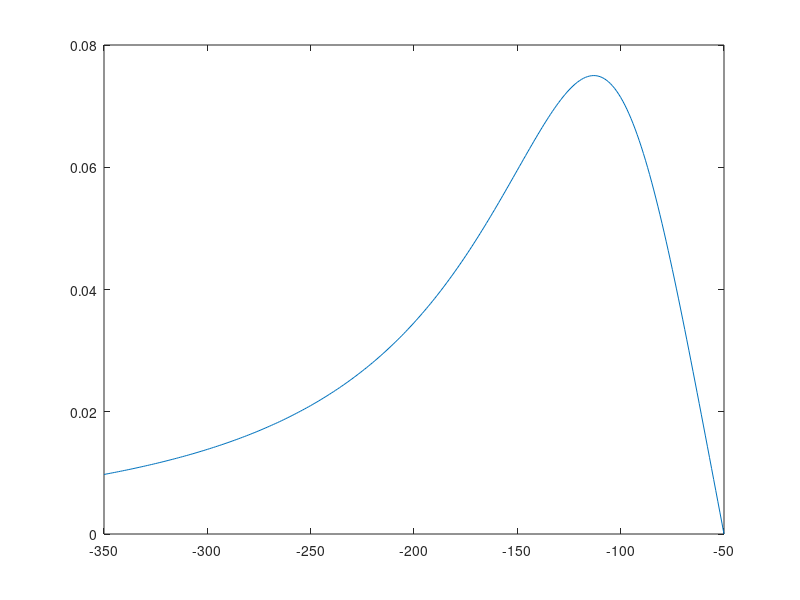

This chart was generated by the following MATLAB code: (Note: this script raises an error after producing the figure.)
% Bingchen Liu July 2,2025
% Version: include slope bottom 
% This code generate the vorticity forcing using Falk's method with
% cross-shore: uniform forcing  
% alongshore: Fourier components in alongshore
% Time: AR1 in time in 3rd dimension

% Forcing decomposition G = Psi0*Psim1*Psim2 
% Psi0: background forcing with given Swb
% G0: magnitude from G0
% W: width/envolope function


addpath(genpath('/home/n2kumar/MAT_Mytoolbox/jlab/'));

clearvars -except test
close all

%% initial setup

slp =0.02; %beach slope 

Ly=1500;
dy=1;
Lsz=350;
dx=1;
t_tot= 100;
dt=1;
x_max = -50;%shore line location so that the domain does go to 0 to prevent h=0
x=-Lsz:dx:x_max;
nx=length(x);
y=0:dy:Ly;
ny=length(y);
t=0:dt:t_tot;
nt = length(t);
h_deep = slp*Lsz;
h=x.*(-slp);
g= 9.81; %gravitational constant 
Tp = 14;
ky0_nond= 1.4*10^(-2);
Irb=0.2;
ky0 = ky0_nond./(Irb*h);


%% generate ky
[X,Y]=meshgrid(x,y);

if mod(ny,2)==0
    ky=[-ny/2+1:1:ny/2 ]';    
else
    ky=[-(ny-1)/2:1:(ny-1)/2 ]';
end
ky=ky/Ly;
%ky=ky(abs(ky)<=0.2); %add ky limit to 0.2cmp
dky=ky(2)-ky(1);


%% get the magnitude function G0 first
mxx0=.075;
x00=100;
bb=x00/2^(1/3);
aa=mxx0*2^(1/3)*1.5/bb;
G0=aa*(-X+x_max)./(1+((-X+x_max)/bb).^3); %G0 magnitude function
G0 = repmat(G0,1,1,nt);
plot(x,G0(1,:,1))

%% ========> generate decorrelation time scale tau and c 

G0_nond = G0(1,:,1)/max(G0(1,:,1));
tau = sqrt(h/g).*(0.027*exp(4.37*G0_nond)+1.28);
%tau = sqrt(h/g);
c_phase = sqrt(g.*h);
ctau = tau.*c_phase; %c*tau scaling for dx

%% get Weibull spectra (S_wb)
%ky0=.02;%peF_comp alongshore wavenumber

phi=2*pi*rand(size(ky)); %random phase for the Fourier component(Note: needs to be the same for all x) 

for xloc = 1:nx
    S_wb(:,xloc)=make_WB(ky,ky0(xloc));
    var0=sum(S_wb(:,xloc))*dky; % the variance I think I should get
    S_wb(:,xloc) = S_wb(:,xloc) / var0; % the variance should now be 1 % becasue int (S_wb dky) = 1 here
    F_comp(:,xloc)=(2*ny*S_wb(:,xloc)).^.5.*exp(1i*phi); % Fourier component with random phase; Ny is for Matlab fft scaling
    Psi(:,xloc) = real(ifft(ifftshift(F_comp(:,xloc))));
end 

figure()
pcolorcen(X,Y,Psi);
xlabel('x(m)')
ylabel('y(m)')
title('IFFT of Fourier compoments')




%%%%%%%%%%%%%% check Psi using S_wb --> should be the same 
[f1,S1] = fft_data(Psi(:,1),dy);
[f2,S2] = fft_data(Psi(:,280),dy);

figure()
subplot(121)
loglog(f1,S1,ky,2*S_wb(:,1))
legend('loc1','Theory')
xlabel('k_y(m^{-1})')
ylabel('Spectra energy')
subplot(122)
loglog(f2,S2,ky,2*S_wb(:,280))
legend('loc1','Theory')
xlabel('k_y(m^{-1})')
ylabel('Spectra energy')


%% follow the wave crest and update all var 
nwave= round(t_tot/Tp);%total number waves want to include in the simulation. Generally >t_tot/Tp
active_wave = zeros(nwave,nt);
x_wave = -Lsz*ones(nwave,nt);
b_wave = zeros(nwave,nt); % b term that represents stochastic processes



for ind_wave = 1:nwave %initilize all waves only when it's time (set beginning properties)
    active_wave(ind_wave,round((ind_wave-1)*Tp)+1:end)=1;
    b_wave(ind_wave,round((ind_wave-1)*Tp)+1)=randn(1,1); %initilize b term for only the first step
end 


x_wave(:,1)=-350; %initial locaiton of the wave crest 
for ind_wave = 1:nwave
    for tind = 1:nt-1
        if active_wave(ind_wave,tind) == 1 %only propagate wave when it's its turn
            x_wave(ind_wave,tind+1) = x_wave(ind_wave,tind)+ 1.1*dt*sqrt(g*(-slp*x_wave(ind_wave,tind))); %1.1 is the scaling factor
            if x_wave(ind_wave,tind+1) >x_max %if wave is in the domain 
            active_wave(ind_wave,tind+1:end) = 0; %deactive the wave if it's outside of the domain
            end 
        end 
    end 
end 

x_wave= round(x_wave);

% figure()
% imagesc(active_wave)
% xlabel('time (s)')
% ylabel('index for waves')
% title('Active map')
% 
% 
% figure()
% imagesc(x_wave)
% xlabel('time (s)')
% ylabel('index for waves')
% title('Wave location')
% cb=colorbar;
% cb.Label.String = 'Wave location (m)';

%% %%%%%%%%%%%%%%%%%%%%%%%%%%%%%%%%% make b term %%%%%%%%%%%%%%%%%%%%%%%%%%
for ind_wave = 1:nwave
    for tind = 2:nt-1
        if active_wave(ind_wave,tind)==1 %only start propagate b forward if current b is known
            xloc = x_wave(ind_wave,tind);
            tau_loc = interp1(x,tau,xloc);
            b_wave(ind_wave,tind+1) = (1-dt/tau_loc)*b_wave(ind_wave,tind+1)+dt*sqrt(2/tau_loc)*randn(1,1);
        end 

    end 
end 

% then turn b_wave to 3D matrix, b_wave_tot that has dimension same as curlFbr, i.e.,
% fill in the b_wave_tot with elements in b_wave


%% %%%%%%%%%%%%%%%%%%%%%%%%%%%%%% W (width function)%%%%%%%%%%%%%%%%%%%%%%%%%
A1 = 3.16; %note need to divide by ctau in the loop for normalization
A2 = 3.57;
A3 = 1.82;
A4 = 1.1;
W_tot = zeros(ny,nx,nt);


for tind = 1:nt %@each time step 
    for ind_wave = 1:nwave
        if active_wave(ind_wave,tind) ==1
           x_wave_snap = x_wave(ind_wave,tind); % local wave location for given wave
           x_wave_snap=round(x_wave_snap);
           ctau_loc = interp1(x,ctau,x_wave_snap); %local ctau scaling 
           %test_amp = (A1/(cos(A4)*sqrt(ctau_loc)));
           W_wave = b_wave(ind_wave,tind)*(A1/(cos(A4)*sqrt(ctau_loc))).*exp(-A2.*abs(X-x_wave_snap)/ctau_loc).*cos(A3.*abs(X-x_wave_snap)/ctau_loc+A4);
           W_tot(:,:,tind) = W_tot(:,:,tind)+W_wave;
        
        end 
    end
    cFbr_temp(:,:,tind) = squeeze(W_tot(:,:,tind)).*Psi;
end 



cFbr=G0.*cF; %final field.

head = 'data generated from generate_forcing_FFBL';

save('/data1/bliu/data/parameterization_example','cFbr','G0','W','X','Y',"head")
%% %%%%%%%%%%%%%%%%%%% visual of the width function 

figure(10)
for tind = 1:nt
    subplot(121)
    plot(x,W_tot(1,:,tind))
    ylim([-3,3])
    ylabel('W(x-ct)*b(t)')
    xlabel('x(m)')
    cmocean('balance');
    caxis([-5,5])
    subplot(122)
    pcolorcen(X,Y,cFbr(:,:,tind))
    cmocean('balance');
    caxis([-0.2,0.2])
    colorbar
    title('$\nabla \times F_{br}$','Interpreter','latex')
    drawnow
    pause(0.5)
end 



%%
figure()
pcolorcen(-X,Y,cFbr(:,:,10))
cmocean('balance');
caxis([-0.3,0.3])

function S_wb=make_WB(ky,ky0)
% make Weibull spectra using peak wavenumber ky0 and wavenumber vector ky
beta= 1.4; %modified gamma in the new paper version 
lam = ky0/((beta-1)/beta)^(1/beta); 
S_wb= (beta/(lam^beta))*abs(ky).^(beta-1).* exp(-(abs(ky/lam)).^(beta)); % Weibull spectra
end 